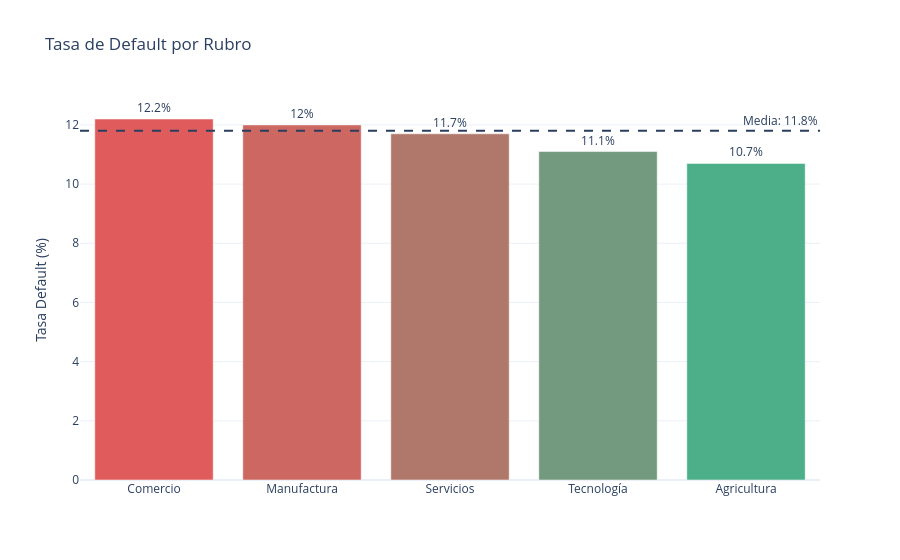

Write notebook code for a chart like this one.
### Markdown cell above
### 3.2 Análisis de poder discriminante por variable

### Code cell
# Default rate por rubro
default_rubro = (df_raw.groupby('rubro')['target_default']
                 .agg(['mean','count'])
                 .rename(columns={'mean':'tasa','count':'n'})
                 .sort_values('tasa', ascending=False)
                 .reset_index())
default_rubro['tasa_pct'] = (default_rubro['tasa']*100).round(1)

fig = px.bar(default_rubro, x='rubro', y='tasa_pct',
             color='tasa_pct', text='tasa_pct',
             color_continuous_scale=['#4CAF8A','#E05C5C'],
             title='Tasa de Default por Rubro',
             labels={'tasa_pct':'Tasa Default (%)','rubro':''},
             template=TEMPLATE)
fig.update_traces(texttemplate='%{text}%', textposition='outside')
fig.update_coloraxes(showscale=False)
fig.add_hline(y=df_raw['target_default'].mean()*100, line_dash='dash',
              annotation_text=f'Media: {df_raw["target_default"].mean()*100:.1f}%')
fig.show()

### Figure 1 — Plotly figure (JSON) as saved in the notebook; plotly's stock layout.template omitted (floating-point values rounded to 4 significant figures)
{"data": [{"hovertemplate": "=%{x}<br>Tasa Default (%)=%{marker.color}<extra></extra>", "legendgroup": "", "marker": {"color": [12.2, 12.0, 11.7, 11.1, 10.7], "coloraxis": "coloraxis", "pattern": {"shape": ""}}, "name": "", "orientation": "v", "showlegend": false, "text": [12.2, 12.0, 11.7, 11.1, 10.7], "textposition": "outside", "texttemplate": "%{text}%", "type": "bar", "x": ["Comercio", "Manufactura", "Servicios", "Tecnología", "Agricultura"], "xaxis": "x", "y": [12.2, 12.0, 11.7, 11.1, 10.7], "yaxis": "y"}], "layout": {"annotations": [{"showarrow": false, "text": "Media: 11.8%", "x": 1, "xanchor": "right", "xref": "x domain", "y": 11.8, "yanchor": "bottom", "yref": "y"}], "barmode": "relative", "coloraxis": {"colorbar": {"title": {"text": "Tasa Default (%)"}}, "colorscale": [[0, "#4CAF8A"], [1, "#E05C5C"]], "showscale": false}, "legend": {"tracegroupgap": 0}, "shapes": [{"line": {"dash": "dash"}, "type": "line", "x0": 0, "x1": 1, "xref": "x domain", "y0": 11.8, "y1": 11.8, "yref": "y"}], "title": {"text": "Tasa de Default por Rubro"}, "xaxis": {"anchor": "y", "domain": [0, 1], "title": {"text": ""}}, "yaxis": {"anchor": "x", "domain": [0, 1], "title": {"text": "Tasa Default (%)"}}}}
